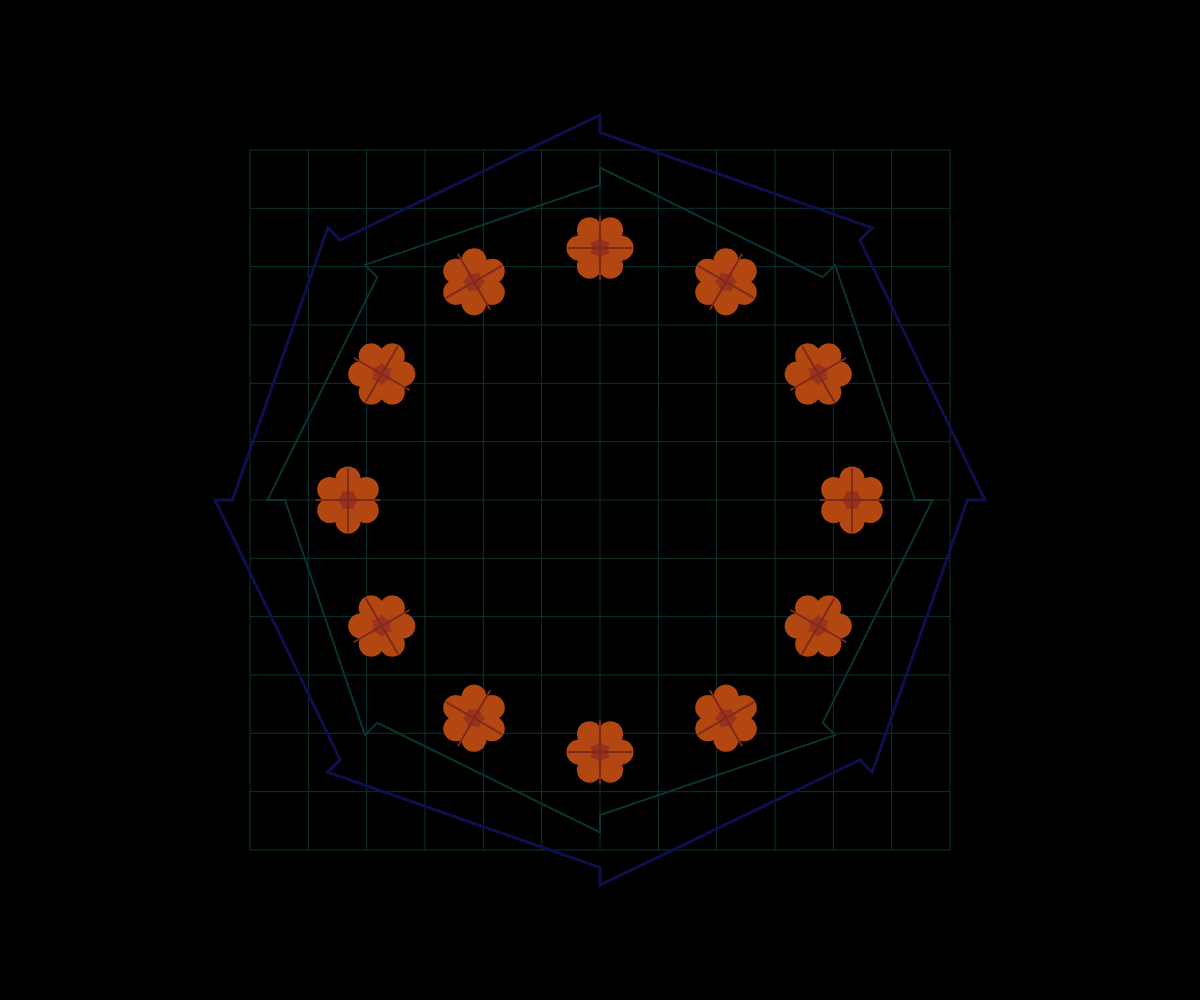
Frame 1 (no input)
Frame 2 (the mouse pressed at the canvas centre, redrawn once): identical to frame 1, image omitted

The p5.js sketch that drew this single still picture (run headless with seeded random() and noise() and a simulated clock; the mouse was pressed at the canvas centre and the sketch redrawn once):

// p5.js sketch
// ── sketch.js
function setup() {
  createCanvas(windowWidth, windowHeight);
  colorMode(HSB, 360, 100, 100, 1);
  noLoop();
}

function draw() {
  background(0);

  // Draw the central field with jewel tones and floral motifs
  const centerX = width / 2;
  const centerY = height / 2;
  const mainSize = min(width, height) * 0.7;
  
  // Draw a lattice grid
  stroke(180, 80, 20);
  strokeWeight(1);
  drawLatticeGrid(centerX, centerY, mainSize);

  // Draw central floral motifs
  drawFloralMotifs(centerX, centerY, mainSize * 0.9);

  // Draw border with interlocking chevron pattern
  drawBorder(centerX, centerY, mainSize);
}

function drawLatticeGrid(x, y, size) {
  const gridSize = size / 12;
  for (let i = -size/2; i <= size/2; i += gridSize) {
    line(x + i, y - size/2, x + i, y + size/2);
    line(x - size/2, y + i, x + size/2, y + i);
  }
}

function drawFloralMotifs(x, y, size) {
  const motifSize = size / 10;
  const numMotifs = 12;
  
  for (let i = 0; i < numMotifs; i++) {
    const angle = TWO_PI * i / numMotifs;
    const rx = x + cos(angle) * size/2.5;
    const ry = y + sin(angle) * size/2.5;
    
    push();
    translate(rx, ry);
    rotate(angle + PI/2);
    drawFloralMotif(motifSize);
    pop();
  }
}

function drawFloralMotif(size) {
  // Stylized flower using ellipses and lines
  fill(10, 80, 60); // Deep red
  noStroke();
  ellipse(0, 0, size * 0.8, size * 0.8);
  
  fill(20, 90, 70); // Orange-red
  for (let i = 0; i < 6; i++) {
    const angle = TWO_PI * i / 6;
    ellipse(cos(angle) * size/3, sin(angle) * size/3, size * 0.4, size * 0.4);
  }
  
  stroke(10, 80, 50); // Darker red
  strokeWeight(2);
  line(-size/2, 0, size/2, 0);
  line(0, -size/2, 0, size/2);
}

function drawBorder(x, y, size) {
  const borderSize = size * 0.1;
  
  // Draw outer chain pattern
  stroke(240, 80, 30); // Deep blue
  strokeWeight(3);
  noFill();
  
  // Outer chevron border
  beginShape();
  for (let i = 0; i < 8; i++) {
    const angle = TWO_PI * i / 8;
    const px = x + cos(angle) * (size/2 + borderSize/2);
    const py = y + sin(angle) * (size/2 + borderSize/2);
    vertex(px, py);
    
    const px2 = x + cos(angle) * (size/2 + borderSize/4);
    const py2 = y + sin(angle) * (size/2 + borderSize/4);
    vertex(px2, py2);
  }
  endShape(CLOSE);
  
  // Inner chevron pattern
  stroke(180, 80, 20); // Lighter blue
  strokeWeight(2);
  beginShape();
  for (let i = 0; i < 8; i++) {
    const angle = TWO_PI * i / 8;
    const px = x + cos(angle) * (size/2 - borderSize/2);
    const py = y + sin(angle) * (size/2 - borderSize/2);
    vertex(px, py);
    
    const px2 = x + cos(angle) * (size/2 - borderSize/4);
    const py2 = y + sin(angle) * (size/2 - borderSize/4);
    vertex(px2, py2);
  }
  endShape(CLOSE);
}

function windowResized() {
  resizeCanvas(windowWidth, windowHeight);
}
